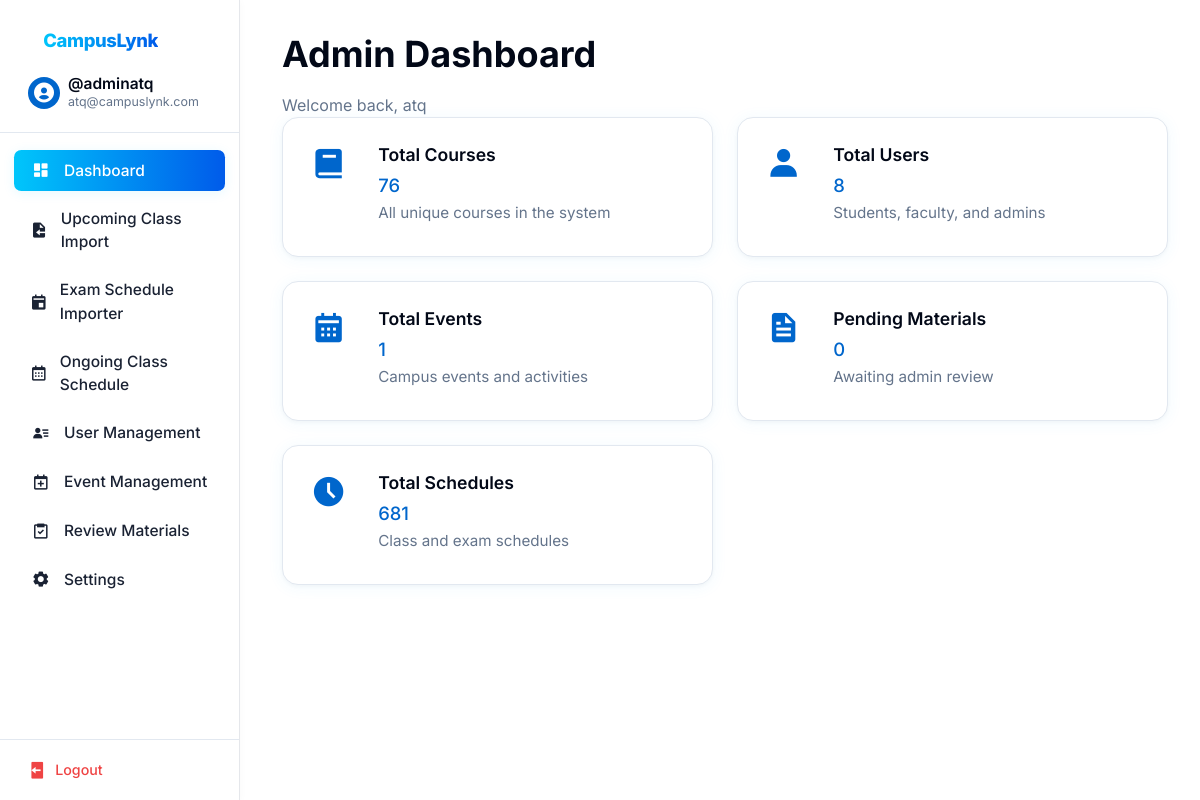
Screenshot of /admin_dashboard.php (signed in) with the database file from the repository.
### tables this page shows
CREATE TABLE `users` (
  `id` int(11) NOT NULL,
  `username` varchar(255) NOT NULL,
  `email` varchar(255) NOT NULL,
  `password` varchar(255) NOT NULL,
  `role` enum('student','faculty','admin') NOT NULL,
  `name` varchar(255) NOT NULL
);

### admin_dashboard.php (the view, shortened to what this page needs)
<?php
try {
    $db = (new Database())->getConnection();
    $stmt = $db->prepare("SELECT * FROM users WHERE email = ? AND role = 'admin'");
    $stmt->execute([$_SESSION['admin_email']]);
    $admin = $stmt->fetch(PDO::FETCH_ASSOC);
    $totalCourses = $db->query("SELECT COUNT(DISTINCT course_code) FROM upcoming_courses")->fetchColumn();
    $totalUsers = $db->query("SELECT COUNT(*) FROM users")->fetchColumn();
    $totalEvents = $db->query("SELECT COUNT(*) FROM events")->fetchColumn();
    $totalPending = $db->query("SELECT COUNT(*) FROM pending_materials WHERE status='pending'")->fetchColumn();
    $totalSchedules = $db->query("SELECT COUNT(*) FROM course_schedules")->fetchColumn();
} catch (PDOException $e) {
    die('Database error: ' . $e->getMessage());
}
?>
<!DOCTYPE html>
<html lang="en">
<head>
    <link href='https://unpkg.com/boxicons@2.1.4/css/boxicons.min.css' rel='stylesheet'>
    <link rel="stylesheet" href="css/base.css">
    <link rel="stylesheet" href="css/layout.css">
    <link rel="stylesheet" href="css/components.css">
    <link rel="stylesheet" href="css/dashboard.css">
</head>
<body>
    <?php include 'sidebar.php'; ?>
    <main class="main-content">
        <div class="admin-header">
            <div>
                <h1 class="text-2xl font-bold">Admin Dashboard</h1>
                <p class="text-muted">Welcome back, <?php echo htmlspecialchars($admin['name']); ?></p>
            </div>
        </div>
        <div class="dashboard-overview-grid">
            <div class="overview-card">
                <div class="overview-icon"><i class='bx bxs-book'></i></div>
                <div>
                    <div class="overview-title">Total Courses</div>
                    <div class="overview-main"><?php echo $totalCourses; ?></div>
                    <div class="overview-desc">All unique courses in the system</div>
                </div>
            </div>
            <div class="overview-card">
                <div class="overview-icon"><i class='bx bxs-user'></i></div>
                <div>
                    <div class="overview-title">Total Users</div>
                    <div class="overview-main"><?php echo $totalUsers; ?></div>
                    <div class="overview-desc">Students, faculty, and admins</div>
                </div>
            </div>
            <div class="overview-card">
                <div class="overview-icon"><i class='bx bxs-calendar'></i></div>
                <div>
                    <div class="overview-title">Total Events</div>
                    <div class="overview-main"><?php echo $totalEvents; ?></div>
                    <div class="overview-desc">Campus events and activities</div>
                </div>
            </div>
            <div class="overview-card">
                <div class="overview-icon"><i class='bx bxs-file'></i></div>
                <div>
                    <div class="overview-title">Pending Materials</div>
                    <div class="overview-main"><?php echo $totalPending; ?></div>
                    <div class="overview-desc">Awaiting admin review</div>
                </div>
            </div>
            <div class="overview-card">
                <div class="overview-icon"><i class='bx bxs-time-five'></i></div>
                <div>
                    <div class="overview-title">Total Schedules</div>
                    <div class="overview-main"><?php echo $totalSchedules; ?></div>
                    <div class="overview-desc">Class and exam schedules</div>
                </div>
            </div>
        </div>
    </main>
</body>
</html>

### sidebar.php (shortened to what this page needs)
<?php
try {
    $sidebar_database = new Database();
    $sidebar_db = $sidebar_database->getConnection();
    $sidebar_query = $sidebar_db->prepare("SELECT * FROM users WHERE email = ?");
    $sidebar_query->execute([$_SESSION['useremail']]);
    $sidebar_user = $sidebar_query->fetch(PDO::FETCH_ASSOC);
} catch (PDOException $e) {
    header("Location: login.php?error=Database Error: " . urlencode($e->getMessage()));
    exit();
}
$current_page = basename($_SERVER['PHP_SELF']);
$role = $sidebar_user['role'];
?>
<link href='https://unpkg.com/boxicons@2.1.4/css/boxicons.min.css' rel='stylesheet'>
<aside class="sidebar">
    <div class="sidebar-header">
        <div class="logo-and-title-div">
            <div class="sidebar-brand">
                <a href="index.php" class="navbar-brand sidebar-logo"><span>CampusLynk</span></a>
            </div>
        </div>
        <a href="<?php echo $role === 'faculty' ? 'faculty_dashboard.php' : ($role === 'admin' ? 'admin_dashboard.php' : 'profile.php'); ?>" class="user-info">
            <div class="user-avatar">
                <i class='bx bxs-user-circle'></i>
            </div>
            <div class="user-details">
                <h3 class="user-name"><?php echo '@' . htmlspecialchars($sidebar_user['username']); ?></h3>
                <p class="user-email"><?php echo htmlspecialchars($sidebar_user['email']); ?></p>
            </div>
        </a>
    </div>
    <div class="sidebar-content">
        <ul class="nav-links">
            <?php if ($role === 'admin'): ?>
                <li>
                    <a href="admin_dashboard.php" class="nav-link <?php echo $current_page === 'admin_dashboard.php' ? 'active' : ''; ?>">
                        <i class='bx bxs-dashboard'></i>
                        <span>Dashboard</span>
                    </a>
                </li>
                <li>
                    <a href="admin_dataimport.php" class="nav-link <?php echo $current_page === 'admin_dataimport.php' ? 'active' : ''; ?>">
                        <i class='bx bxs-file-import'></i>
                        <span>Upcoming Class Import</span>
                    </a>
                </li>
                <li>
                    <a href="admin_exam_import.php" class="nav-link <?php echo $current_page === 'admin_exam_import.php' ? 'active' : ''; ?>">
                        <i class='bx bxs-calendar-event'></i>
                        <span>Exam Schedule Importer</span>
                    </a>
                </li>
                <li>
                    <a href="admin_class_schedule.php" class="nav-link <?php echo $current_page === 'admin_class_schedule.php' ? 'active' : ''; ?>">
                        <i class='bx bx-calendar'></i>
                        <span>Ongoing Class Schedule</span>
                    </a>
                </li>
                <li>
                    <a href="admin_users.php" class="nav-link <?php echo $current_page === 'admin_users.php' ? 'active' : ''; ?>">
                        <i class='bx bxs-user-detail'></i>
                        <span>User Management</span>
                    </a>
                </li>
                <li>
                    <a href="admin_event_management.php" class="nav-link <?php echo $current_page === 'admin_event_management.php' ? 'active' : ''; ?>">
                        <i class='bx bx-calendar-plus'></i>
                        <span>Event Management</span>
                    </a>
                </li>
                <li>
                    <a href="admin_review_materials.php" class="nav-link <?php echo $current_page === 'admin_review_materials.php' ? 'active' : ''; ?>">
                        <i class='bx bx-task'></i>
                        <span>Review Materials</span>
                    </a>
                </li>
                <li>
                    <a href="admin_settings.php" class="nav-link <?php echo $current_page === 'admin_settings.php' ? 'active' : ''; ?>">
                        <i class='bx bxs-cog'></i>
                        <span>Settings</span>
                    </a>
                </li>
            <?php endif; ?>
        </ul>
    </div>
    <div class="sidebar-footer">
        <?php
        $logout_url = 'logout.php';
        if (isset($_SESSION['role'])) {
            switch ($_SESSION['role']) {
                case 'admin':
                    $logout_url = 'admin_logout.php';
                    break;
            }
        }
        ?>
        <a href="<?php echo $logout_url; ?>" class="logout-btn">
            <i class='bx bxs-log-out'></i>
            <span>Logout</span>
        </a>
    </div>
</aside>

### css/base.css (style rules this page uses)
:root { --background: #ffffff; --foreground: #020817; --card: #ffffff; --card-foreground: #020817; --popover: #ffffff; --popover-foreground: #020817; --primary: #0066cc; --primary-foreground: #ffffff; --secondary: #f1f5f9; --secondary-foreground: #0f172a; --muted: #f1f5f9; --muted-foreground: #64748b; --accent: #f1f5f9; --accent-foreground: #0f172a; --destructive: #ef4444; --destructive-foreground: #ffffff; --success: #16a34a; --success-foreground: #ffffff; --border: #e2e8f0; --input: #e2e8f0; --ring: #0066cc; --spacing-1: 0.25rem; --spacing-2: 0.5rem; --spacing-3: 0.75rem; --spacing-4: 1rem; --spacing-5: 1.25rem; --spacing-6: 1.5rem; --spacing-8: 2rem; --spacing-10: 2.5rem; --spacing-12: 3rem; --radius-sm: 0.125rem; --radius: 0.5rem; --radius-md: 0.75rem; --radius-lg: 1rem; --shadow-sm: 0 1px 2px rgba(0, 0, 0, 0.05); --shadow: 0 1px 3px rgba(0, 0, 0, 0.1), 0 1px 2px rgba(0, 0, 0, 0.06); --shadow-md: 0 4px 6px -1px rgba(0, 0, 0, 0.1), 0 2px 4px -1px rgba(0, 0, 0, 0.06); --shadow-lg: 0 10px 15px -3px rgba(0, 0, 0, 0.1), 0 4px 6px -2px rgba(0, 0, 0, 0.05); }
* { margin: 0; padding: 0; box-sizing: border-box; font-family: 'Inter', sans-serif; }
body { background-color: var(--background); color: var(--foreground); line-height: 1.5; }
h1, h2, h3, h4, h5, h6 { font-weight: 600; line-height: 1.25; margin-bottom: var(--spacing-4); }
h1 { font-size: 2.25rem; }
h3 { font-size: 1.5rem; }
.text-muted { color: var(--muted-foreground); }
.font-bold { font-weight: 700; }

### css/dashboard.css (style rules this page uses)
.text-muted { color: var(--muted-foreground); }
.dashboard-overview-grid { display: grid; grid-template-columns: repeat(auto-fit, minmax(320px, 1fr)); gap: 1.5rem; margin-bottom: 2rem; }
.overview-card { background: var(--background); border: 1px solid var(--border); border-radius: var(--radius-lg); box-shadow: 0 2px 16px 0 rgba(56, 189, 248, 0.07), 0 1.5px 4px 0 rgba(0,0,0,0.03); padding: 1.5rem 1.5rem 1.25rem 1.5rem; display: flex; align-items: flex-start; gap: 1.25rem; transition: box-shadow 0.18s, border-color 0.18s, transform 0.18s; min-height: 140px; }
.overview-icon { font-size: 2.2rem; color: var(--primary); margin-right: 0.5rem; flex-shrink: 0; display: flex; align-items: center; justify-content: center; width: 2.7rem; height: 2.7rem; background: transparent; border-radius: 0.75rem; }
.overview-title { font-size: 1.1rem; font-weight: 600; margin-bottom: 0.25rem; color: var(--foreground); }
.overview-main { font-size: 1.15rem; font-weight: 500; margin-bottom: 0.15rem; color: var(--primary); }
.overview-desc, .overview-date { color: var(--muted-foreground); font-size: 0.95rem; margin-bottom: 0.1rem; }
body, .main-content, .card, .quick-access-card, .overview-card { -webkit-font-smoothing: antialiased; -moz-osx-font-smoothing: grayscale; }

### rows the page displays
users: username "adminatq", email "atq@campuslynk.com", name "atq"

### other values shown
$totalCourses "76"
$totalUsers "8"
$totalEvents "1"
$totalPending "0"
$totalSchedules "681"
